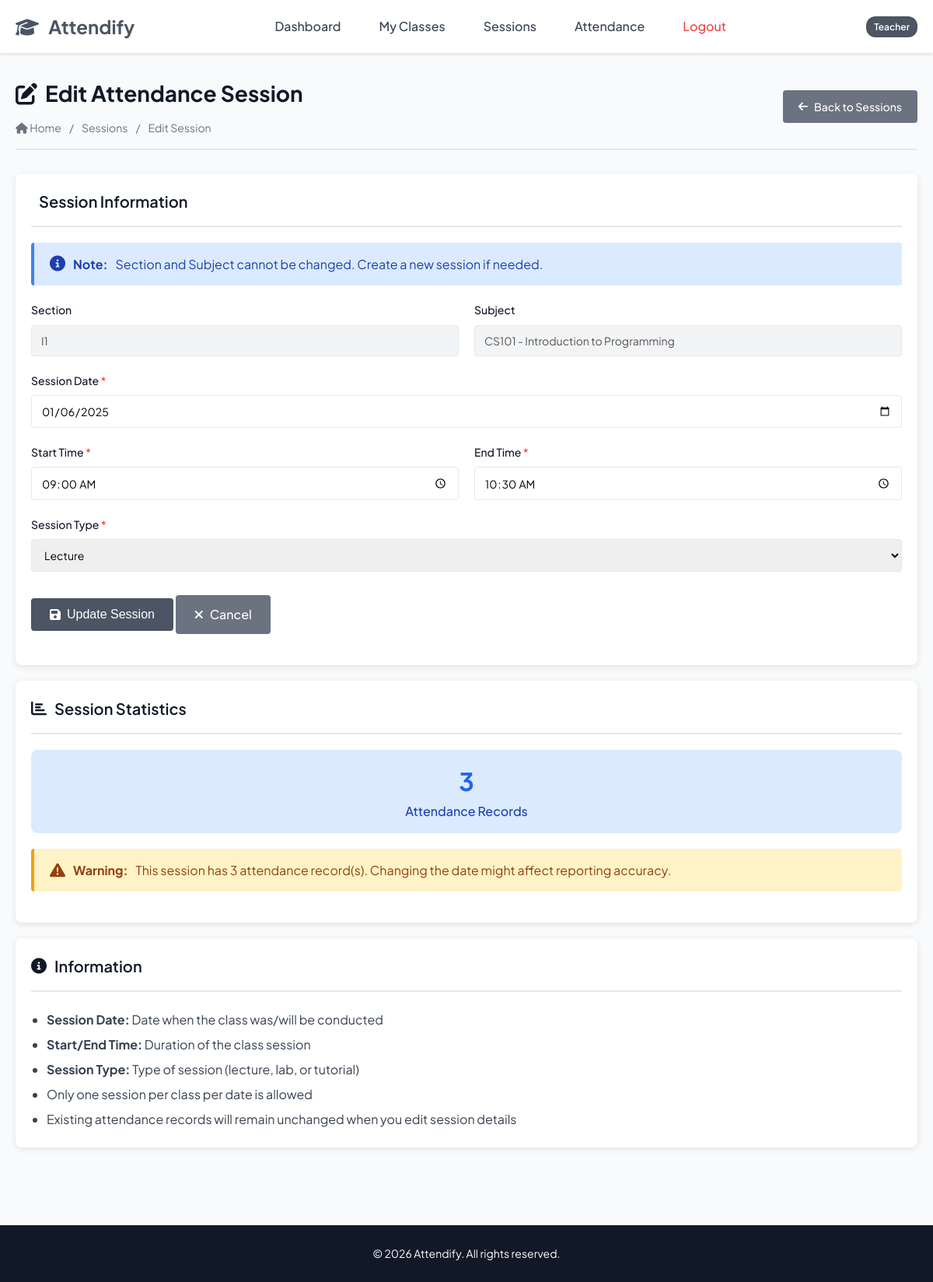
The page /teacher/edit_session.php?session_id=1 (signed in) on the database its author committed.
### tables this page shows
CREATE TABLE `attendance_sessions` (
  `session_id` int(11) NOT NULL AUTO_INCREMENT,
  `section_subject_id` int(11) NOT NULL,
  `teacher_id` int(11) NOT NULL,
  `session_date` date NOT NULL,
  `start_time` time NOT NULL,
  `end_time` time NOT NULL,
  `session_type` enum('lecture','lab','tutorial') DEFAULT 'lecture',
  `is_active` tinyint(1) DEFAULT 1,
  `created_at` datetime DEFAULT current_timestamp(),
  PRIMARY KEY (`session_id`),
  UNIQUE KEY `unique_session` (`section_subject_id`,`session_date`),
  KEY `teacher_id` (`teacher_id`),
  KEY `idx_session_date` (`session_date`),
  KEY `idx_active_sessions` (`is_active`),
  CONSTRAINT `attendance_sessions_ibfk_1` FOREIGN KEY (`section_subject_id`) REFERENCES `section_subjects` (`section_subject_id`) ON DELETE CASCADE ON UPDATE CASCADE,
  CONSTRAINT `attendance_sessions_ibfk_2` FOREIGN KEY (`teacher_id`) REFERENCES `teachers` (`teacher_id`) ON DELETE CASCADE ON UPDATE CASCADE
);

CREATE TABLE `sections` (
  `section_id` int(11) NOT NULL AUTO_INCREMENT,
  `teacher_id` int(11) DEFAULT NULL,
  `section_name` varchar(10) NOT NULL,
  `semester` int(11) NOT NULL,
  `academic_year` varchar(9) NOT NULL,
  `total_students` int(11) DEFAULT 0,
  `is_active` tinyint(1) DEFAULT 1,
  PRIMARY KEY (`section_id`),
  UNIQUE KEY `section_name` (`section_name`),
  KEY `teacher_id` (`teacher_id`),
  KEY `idx_section_name` (`section_name`),
  KEY `idx_academic_year` (`academic_year`),
  KEY `idx_active_sections` (`is_active`),
  CONSTRAINT `sections_ibfk_1` FOREIGN KEY (`teacher_id`) REFERENCES `teachers` (`teacher_id`) ON DELETE SET NULL ON UPDATE CASCADE
);

CREATE TABLE `subjects` (
  `subject_id` int(11) NOT NULL AUTO_INCREMENT,
  `subject_code` varchar(20) NOT NULL,
  `subject_name` varchar(100) NOT NULL,
  `credit_hours` int(11) NOT NULL,
  `description` text DEFAULT NULL,
  PRIMARY KEY (`subject_id`),
  UNIQUE KEY `subject_code` (`subject_code`),
  KEY `idx_subject_code` (`subject_code`),
  KEY `idx_subject_name` (`subject_name`)
);

### config.php (called while the page is built, shortened)
<?php
function e($string) {
    return htmlspecialchars($string, ENT_QUOTES, 'UTF-8');
}
?>

### teacher/edit_session.php (the view, shortened to what this page needs)
<?php
require_once '../config.php';
$teacher_id = $_SESSION['teacher_id'];
$session_id = isset($_GET['session_id']) ? intval($_GET['session_id']) : 0;
$sql = "SELECT
    ats.*,
    sec.section_name,
    sub.subject_code,
    sub.subject_name
FROM ATTENDANCE_SESSIONS ats
JOIN SECTION_SUBJECTS ss ON ats.section_subject_id = ss.section_subject_id
JOIN SECTIONS sec ON ss.section_id = sec.section_id
JOIN SUBJECTS sub ON ss.subject_id = sub.subject_id
WHERE ats.session_id = ? AND ats.teacher_id = ?";
$stmt = $conn->prepare($sql);
$stmt->bind_param("ii", $session_id, $teacher_id);
$stmt->execute();
$result = $stmt->get_result();
$session = $result->fetch_assoc();
include '../includes/header.php';
?>
<div class="page-header">
    <div>
        <h1><i class="fas fa-edit"></i> Edit Attendance Session</h1>
        <div class="breadcrumb">
            <a href="dashboard.php"><i class="fas fa-home"></i> Home</a>
            <span>/</span>
            <a href="list_session.php">Sessions</a>
            <span>/</span>
            <span>Edit Session</span>
        </div>
    </div>
    <div>
        <a href="list_session.php" class="btn btn-secondary">
            <i class="fas fa-arrow-left"></i> Back to Sessions
        </a>
    </div>
</div>
<div class="card">
    <div class="card-header">
        <h2 class="card-title"><i class="fas fa-calendar-edit"></i> Session Information</h2>
    </div>
    <div class="card-body">
        <form method="POST" action="">
            <div class="alert alert-info">
                <i class="fas fa-info-circle"></i>
                <strong>Note:</strong> Section and Subject cannot be changed. Create a new session if needed.
            </div>
            <div class="form-row">
                <div class="form-group">
                    <label>Section</label>
                    <input
                        type="text"
                        value="<?php echo e($session['section_name']); ?>"
                        disabled
                        style="background-color: #f3f4f6; cursor: not-allowed;"
                    >
                </div>
                <div class="form-group">
                    <label>Subject</label>
                    <input
                        type="text"
                        value="<?php echo e($session['subject_code'] . ' - ' . $session['subject_name']); ?>"
                        disabled
                        style="background-color: #f3f4f6; cursor: not-allowed;"
                    >
                </div>
            </div>
            <div class="form-group">
                <label for="session_date" class="required">Session Date</label>
                <input
                    type="date"
                    id="session_date"
                    name="session_date"
                    required
                    value="<?php echo e($session['session_date']); ?>"
                >
            </div>
            <div class="form-row">
                <div class="form-group">
                    <label for="start_time" class="required">Start Time</label>
                    <input
                        type="time"
                        id="start_time"
                        name="start_time"
                        required
                        value="<?php echo e($session['start_time']); ?>"
                    >
                </div>
                <div class="form-group">
                    <label for="end_time" class="required">End Time</label>
                    <input
                        type="time"
                        id="end_time"
                        name="end_time"
                        required
                        value="<?php echo e($session['end_time']); ?>"
                    >
                </div>
            </div>
            <div class="form-group">
                <label for="session_type" class="required">Session Type</label>
                <select id="session_type" name="session_type" required>
                    <option value="lecture" <?php echo $session['session_type'] == 'lecture' ? 'selected' : ''; ?>>Lecture</option>
                </select>
            </div>
            <div class="form-group" style="margin-top: 30px;">
                <button type="submit" class="btn btn-primary btn-lg">
                    <i class="fas fa-save"></i> Update Session
                </button>
                <a href="list_session.php" class="btn btn-secondary btn-lg">
                    <i class="fas fa-times"></i> Cancel
                </a>
            </div>
        </form>
    </div>
</div>
<?php
$attendance_count_sql = "SELECT COUNT(*) as count FROM ATTENDANCE WHERE session_id = ?";
$attendance_count_stmt = $conn->prepare($attendance_count_sql);
$attendance_count_stmt->bind_param("i", $session_id);
$attendance_count_stmt->execute();
$attendance_count_result = $attendance_count_stmt->get_result();
$attendance_count = $attendance_count_result->fetch_assoc()['count'];
?>
<div class="card" style="margin-top: 20px;">
    <div class="card-header">
        <h2 class="card-title"><i class="fas fa-chart-bar"></i> Session Statistics</h2>
    </div>
    <div class="card-body">
        <div style="display: grid; grid-template-columns: repeat(auto-fit, minmax(200px, 1fr)); gap: 20px;">
            <div style="text-align: center; padding: 15px; background-color: #dbeafe; border-radius: 8px;">
                <div style="font-size: 32px; font-weight: bold; color: #2563eb;"><?php echo $attendance_count; ?></div>
                <div style="color: #1e40af; font-weight: 500;">Attendance Records</div>
            </div>
        </div>
        <?php if ($attendance_count > 0): ?>
            <div class="alert alert-warning" style="margin-top: 20px;">
                <i class="fas fa-exclamation-triangle"></i>
                <strong>Warning:</strong> This session has <?php echo $attendance_count; ?> attendance record(s). Changing the date might affect reporting accuracy.
            </div>
        <?php endif; ?>
    </div>
</div>
<div class="card" style="margin-top: 20px;">
    <div class="card-header">
        <h2 class="card-title"><i class="fas fa-info-circle"></i> Information</h2>
    </div>
    <div class="card-body">
        <ul style="margin: 0; padding-left: 20px; line-height: 2;">
            <li><strong>Session Date:</strong> Date when the class was/will be conducted</li>
            <li><strong>Start/End Time:</strong> Duration of the class session</li>
            <li><strong>Session Type:</strong> Type of session (lecture, lab, or tutorial)</li>
            <li>Only one session per class per date is allowed</li>
            <li>Existing attendance records will remain unchanged when you edit session details</li>
        </ul>
    </div>
</div>
<?php
include '../includes/footer.php';
?>

### css/styles.css (style rules this page uses)
* { margin: 0; padding: 0; box-sizing: border-box; }
:root { --primary-color: #4b5563; --secondary-color: #6366f1; --danger-color: #ef4444; --warning-color: #f59e0b; --info-color: #3b82f6; --dark-color: #111827; --light-color: #f9fafb; --white-color: #ffffff; --border-color: #e5e7eb; --text-color: #374151; --text-muted: #6b7280; --success-color: #10b981; }
body { font-family: 'Plus Jakarta Sans', sans-serif; font-size: 16px; line-height: 1.6; color: var(--text-color); background-color: var(--light-color); }
a { text-decoration: none; color: var(--primary-color); transition: color 0.3s ease; }
.card { background-color: var(--white-color); border-radius: 8px; box-shadow: 0 2px 8px rgba(0, 0, 0, 0.1); padding: 20px; margin-bottom: 20px; }
.card-header { border-bottom: 2px solid var(--border-color); padding-bottom: 15px; margin-bottom: 20px; }
.card-title { font-size: 20px; font-weight: 600; color: var(--dark-color); display: flex; align-items: center; gap: 10px; }
.card-body { padding: 0; }
.form-group { margin-bottom: 20px; }
label { display: block; margin-bottom: 8px; font-weight: 500; color: var(--dark-color); font-size: 14px; }
label.required::after { content: " *"; color: var(--danger-color); }
input[type="text"], input[type="email"], input[type="password"], input[type="number"], input[type="date"], input[type="time"], input[type="tel"], select, textarea { width: 100%; padding: 10px 12px; border: 1px solid var(--border-color); border-radius: 4px; font-size: 14px; font-family: inherit; transition: all 0.3s ease; }
.form-row { display: grid; grid-template-columns: repeat(auto-fit, minmax(250px, 1fr)); gap: 20px; }
.btn { display: inline-flex; align-items: center; gap: 8px; padding: 10px 20px; border: none; border-radius: 4px; font-size: 14px; font-weight: 500; cursor: pointer; text-decoration: none; }
.btn-primary { background-color: var(--primary-color); color: var(--white-color); }
.btn-secondary { background-color: #6b7280; color: var(--white-color); }
.btn-lg { padding: 12px 24px; font-size: 16px; }
.alert { padding: 15px 20px; border-radius: 4px; margin-bottom: 20px; display: flex; align-items: center; gap: 10px; }
.alert i { font-size: 20px; }
.alert-warning { background-color: #fef3c7; color: #92400e; border-left: 4px solid var(--warning-color); }
.alert-info { background-color: #dbeafe; color: #1e40af; border-left: 4px solid var(--info-color); }
.page-header { display: flex; justify-content: space-between; align-items: center; margin-bottom: 30px; padding-bottom: 15px; border-bottom: 2px solid var(--border-color); }
.page-header h1 { font-size: 28px; color: var(--dark-color); display: flex; align-items: center; gap: 10px; }
.breadcrumb { display: flex; gap: 10px; align-items: center; font-size: 14px; color: var(--text-muted); margin-top: 10px; }
.breadcrumb a { color: var(--text-muted); }

### rows shown on the page
attendance_sessions: section_name "I1", subject_name "CS101 - Introduction to Programming", session_date "01/06/2025", start_time "09:00:00", end_time "10:30:00", session_type "Lecture"

### other values the page prints
$_SESSION['user_type'] "Teacher"
$attendance_count "3"
